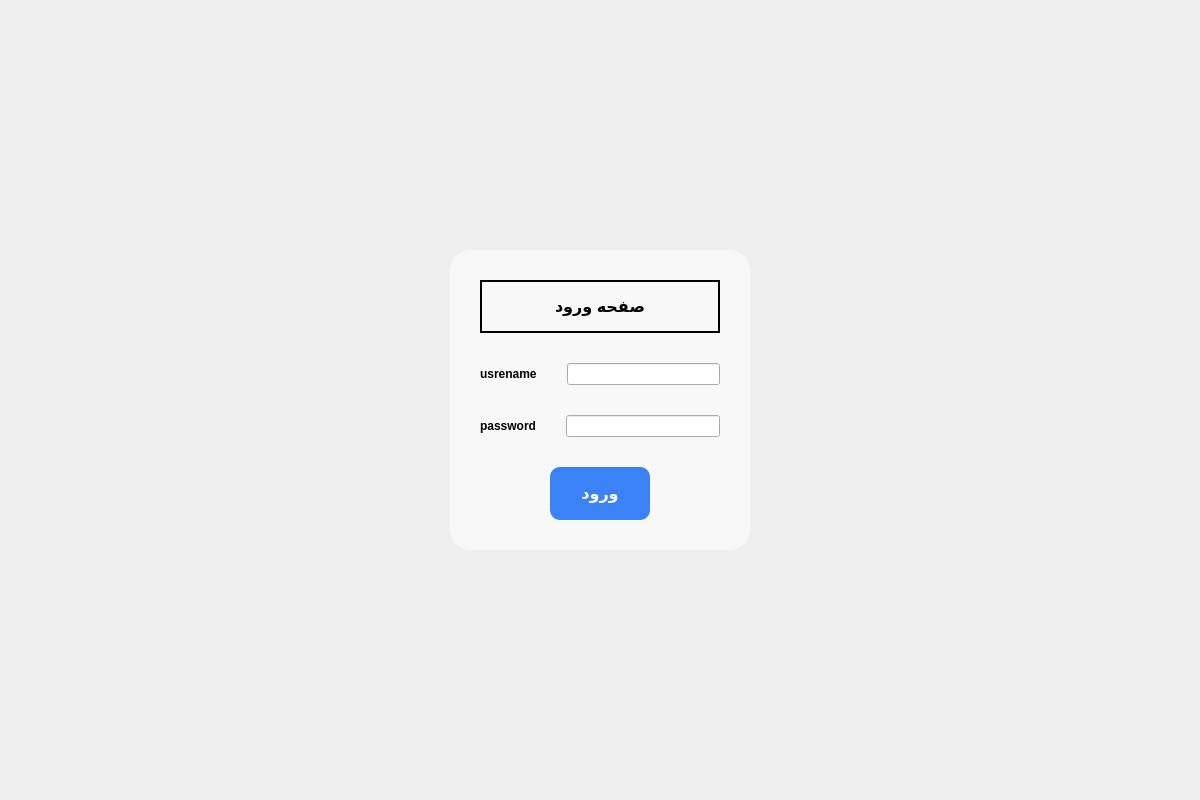
<?xml version="1.0" encoding="UTF-8"?>
<ui version="4.0">
 <class>login_page</class>
 <widget class="QWidget" name="login_page">
  <property name="geometry">
   <rect>
    <x>0</x>
    <y>0</y>
    <width>1200</width>
    <height>800</height>
   </rect>
  </property>
  <property name="minimumSize">
   <size>
    <width>1200</width>
    <height>800</height>
   </size>
  </property>
  <property name="maximumSize">
   <size>
    <width>1200</width>
    <height>800</height>
   </size>
  </property>
  <property name="windowTitle">
   <string>Form</string>
  </property>
  <layout class="QVBoxLayout" name="verticalLayout">
   <property name="spacing">
    <number>0</number>
   </property>
   <property name="leftMargin">
    <number>0</number>
   </property>
   <property name="topMargin">
    <number>0</number>
   </property>
   <property name="rightMargin">
    <number>0</number>
   </property>
   <property name="bottomMargin">
    <number>0</number>
   </property>
   <item>
    <widget class="QWidget" name="background_widget" native="true">
     <property name="minimumSize">
      <size>
       <width>1200</width>
       <height>800</height>
      </size>
     </property>
     <property name="maximumSize">
      <size>
       <width>1200</width>
       <height>800</height>
      </size>
     </property>
     <property name="font">
      <font>
       <bold>true</bold>
      </font>
     </property>
     <property name="styleSheet">
      <string notr="true">#background_widget {
    background-image: url(:/back.png);
    background-repeat: no-repeat;
    background-position: center;
}</string>
     </property>
     <layout class="QVBoxLayout" name="verticalLayout_2">
      <property name="spacing">
       <number>0</number>
      </property>
      <property name="leftMargin">
       <number>450</number>
      </property>
      <property name="topMargin">
       <number>0</number>
      </property>
      <property name="rightMargin">
       <number>0</number>
      </property>
      <property name="bottomMargin">
       <number>0</number>
      </property>
      <item>
       <widget class="QWidget" name="login_card" native="true">
        <property name="minimumSize">
         <size>
          <width>300</width>
          <height>300</height>
         </size>
        </property>
        <property name="maximumSize">
         <size>
          <width>300</width>
          <height>300</height>
         </size>
        </property>
        <property name="styleSheet">
         <string notr="true">#login_card {
    background-color: rgba(255, 255, 255, 150);
    border-radius: 20px;
}</string>
        </property>
        <layout class="QVBoxLayout" name="verticalLayout_3">
         <property name="spacing">
          <number>30</number>
         </property>
         <property name="leftMargin">
          <number>30</number>
         </property>
         <property name="topMargin">
          <number>30</number>
         </property>
         <property name="rightMargin">
          <number>30</number>
         </property>
         <property name="bottomMargin">
          <number>30</number>
         </property>
         <item>
          <widget class="QLabel" name="login_card_label">
           <property name="enabled">
            <bool>true</bool>
           </property>
           <property name="sizePolicy">
            <sizepolicy hsizetype="Preferred" vsizetype="Preferred">
             <horstretch>0</horstretch>
             <verstretch>0</verstretch>
            </sizepolicy>
           </property>
           <property name="font">
            <font>
             <pointsize>12</pointsize>
             <bold>true</bold>
            </font>
           </property>
           <property name="frameShape">
            <enum>QFrame::Shape::WinPanel</enum>
           </property>
           <property name="text">
            <string>صفحه ورود</string>
           </property>
           <property name="textFormat">
            <enum>Qt::TextFormat::AutoText</enum>
           </property>
           <property name="alignment">
            <set>Qt::AlignmentFlag::AlignCenter</set>
           </property>
           <property name="textInteractionFlags">
            <set>Qt::TextInteractionFlag::NoTextInteraction</set>
           </property>
          </widget>
         </item>
         <item>
          <layout class="QHBoxLayout" name="horizontalLayout">
           <item>
            <widget class="QLabel" name="username_label">
             <property name="text">
              <string>usrename</string>
             </property>
            </widget>
           </item>
           <item>
            <widget class="QLineEdit" name="username_lineedit">
             <property name="text">
              <string/>
             </property>
            </widget>
           </item>
          </layout>
         </item>
         <item>
          <layout class="QHBoxLayout" name="horizontalLayout_2">
           <item>
            <widget class="QLabel" name="password_label">
             <property name="text">
              <string>password</string>
             </property>
            </widget>
           </item>
           <item>
            <widget class="QLineEdit" name="password_lineedit">
             <property name="text">
              <string/>
             </property>
            </widget>
           </item>
          </layout>
         </item>
         <item>
          <layout class="QHBoxLayout" name="horizontalLayout_5">
           <item>
            <widget class="QPushButton" name="login_button">
             <property name="enabled">
              <bool>true</bool>
             </property>
             <property name="sizePolicy">
              <sizepolicy hsizetype="Fixed" vsizetype="Fixed">
               <horstretch>0</horstretch>
               <verstretch>0</verstretch>
              </sizepolicy>
             </property>
             <property name="maximumSize">
              <size>
               <width>100</width>
               <height>100</height>
              </size>
             </property>
             <property name="font">
              <font>
               <pointsize>12</pointsize>
               <bold>true</bold>
              </font>
             </property>
             <property name="layoutDirection">
              <enum>Qt::LayoutDirection::LeftToRight</enum>
             </property>
             <property name="autoFillBackground">
              <bool>false</bool>
             </property>
             <property name="styleSheet">
              <string notr="true">QPushButton {
    background-color: #3B82F6;
    color: white;
    border-radius: 10px;
}

QPushButton:hover {
    background-color: #2563EB;
}

QPushButton:pressed {
    background-color: #1D4ED8;
}</string>
             </property>
             <property name="inputMethodHints">
              <set>Qt::InputMethodHint::ImhNone</set>
             </property>
             <property name="text">
              <string>ورود</string>
             </property>
             <property name="iconSize">
              <size>
               <width>16</width>
               <height>15</height>
              </size>
             </property>
             <property name="autoDefault">
              <bool>false</bool>
             </property>
             <property name="default">
              <bool>false</bool>
             </property>
             <property name="flat">
              <bool>false</bool>
             </property>
            </widget>
           </item>
          </layout>
         </item>
        </layout>
       </widget>
      </item>
     </layout>
    </widget>
   </item>
  </layout>
 </widget>
 <resources>
  <include location="../assets/resource.qrc"/>
 </resources>
 <connections/>
</ui>
